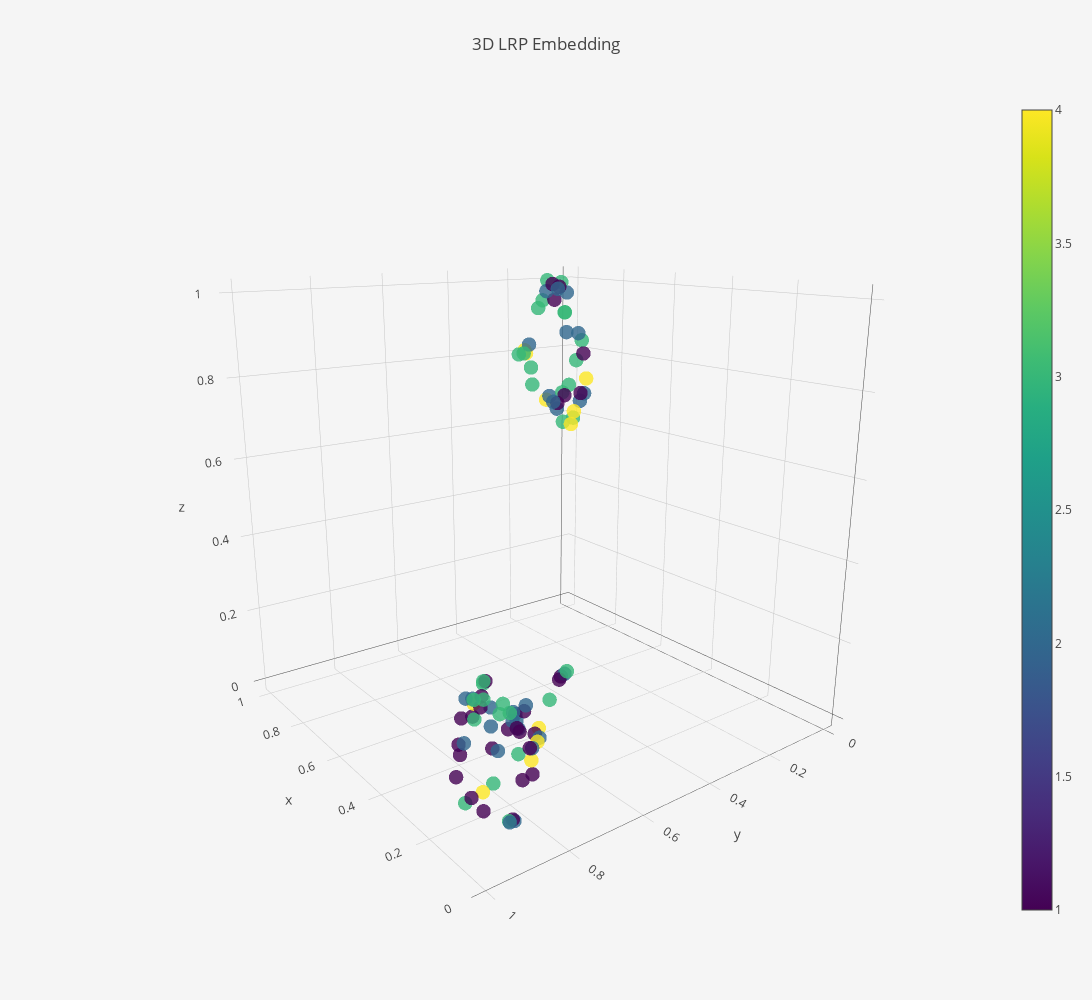

Notebook source saved alongside this figure:
### Code cell
emb3d["text"] = correct_original_target
emb3d["marker"]["color"] = correct_original_target
emb3d["marker"]["showscale"] = True
emb3d["marker"]["size"] = 5
emb3d["marker"]["colorscale"] = "Viridis"

fig = go.Figure(data=[emb3d], layout=layout)
iplot(fig, filename='lrp-vs-original.html')
